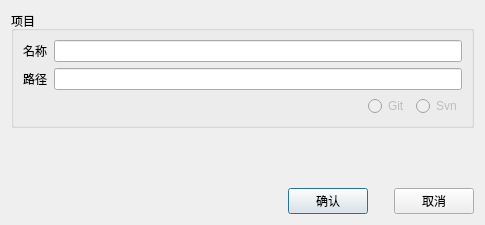
<?xml version="1.0" encoding="UTF-8"?>
<ui version="4.0">
 <class>ProjectDialog</class>
 <widget class="QDialog" name="ProjectDialog">
  <property name="geometry">
   <rect>
    <x>0</x>
    <y>0</y>
    <width>485</width>
    <height>225</height>
   </rect>
  </property>
  <property name="windowTitle">
   <string>Dialog</string>
  </property>
  <layout class="QVBoxLayout" name="verticalLayout">
   <item>
    <widget class="QGroupBox" name="groupBox">
     <property name="title">
      <string>项目</string>
     </property>
     <layout class="QGridLayout" name="gridLayout">
      <item row="0" column="1">
       <widget class="QLineEdit" name="editName"/>
      </item>
      <item row="0" column="0">
       <widget class="QLabel" name="label">
        <property name="text">
         <string>名称</string>
        </property>
       </widget>
      </item>
      <item row="1" column="0">
       <widget class="QLabel" name="label_2">
        <property name="text">
         <string>路径</string>
        </property>
       </widget>
      </item>
      <item row="1" column="1">
       <widget class="QLineEdit" name="editPath"/>
      </item>
      <item row="2" column="1">
       <layout class="QHBoxLayout" name="horizontalLayout_2">
        <property name="topMargin">
         <number>0</number>
        </property>
        <item>
         <spacer name="horizontalSpacer_3">
          <property name="orientation">
           <enum>Qt::Horizontal</enum>
          </property>
          <property name="sizeHint" stdset="0">
           <size>
            <width>40</width>
            <height>20</height>
           </size>
          </property>
         </spacer>
        </item>
        <item>
         <widget class="QRadioButton" name="GitRBtn">
          <property name="enabled">
           <bool>false</bool>
          </property>
          <property name="text">
           <string>Git</string>
          </property>
         </widget>
        </item>
        <item>
         <widget class="QRadioButton" name="SvnRBtn">
          <property name="enabled">
           <bool>false</bool>
          </property>
          <property name="text">
           <string>Svn</string>
          </property>
         </widget>
        </item>
       </layout>
      </item>
     </layout>
    </widget>
   </item>
   <item>
    <spacer name="verticalSpacer">
     <property name="orientation">
      <enum>Qt::Vertical</enum>
     </property>
     <property name="sizeHint" stdset="0">
      <size>
       <width>20</width>
       <height>40</height>
      </size>
     </property>
    </spacer>
   </item>
   <item>
    <layout class="QHBoxLayout" name="horizontalLayout">
     <item>
      <spacer name="horizontalSpacer">
       <property name="orientation">
        <enum>Qt::Horizontal</enum>
       </property>
       <property name="sizeHint" stdset="0">
        <size>
         <width>40</width>
         <height>20</height>
        </size>
       </property>
      </spacer>
     </item>
     <item>
      <widget class="QPushButton" name="btnAccept">
       <property name="text">
        <string>确认</string>
       </property>
      </widget>
     </item>
     <item>
      <spacer name="horizontalSpacer_2">
       <property name="orientation">
        <enum>Qt::Horizontal</enum>
       </property>
       <property name="sizeType">
        <enum>QSizePolicy::Fixed</enum>
       </property>
       <property name="sizeHint" stdset="0">
        <size>
         <width>20</width>
         <height>20</height>
        </size>
       </property>
      </spacer>
     </item>
     <item>
      <widget class="QPushButton" name="btnReject">
       <property name="text">
        <string>取消</string>
       </property>
      </widget>
     </item>
    </layout>
   </item>
  </layout>
 </widget>
 <resources/>
 <connections/>
</ui>
